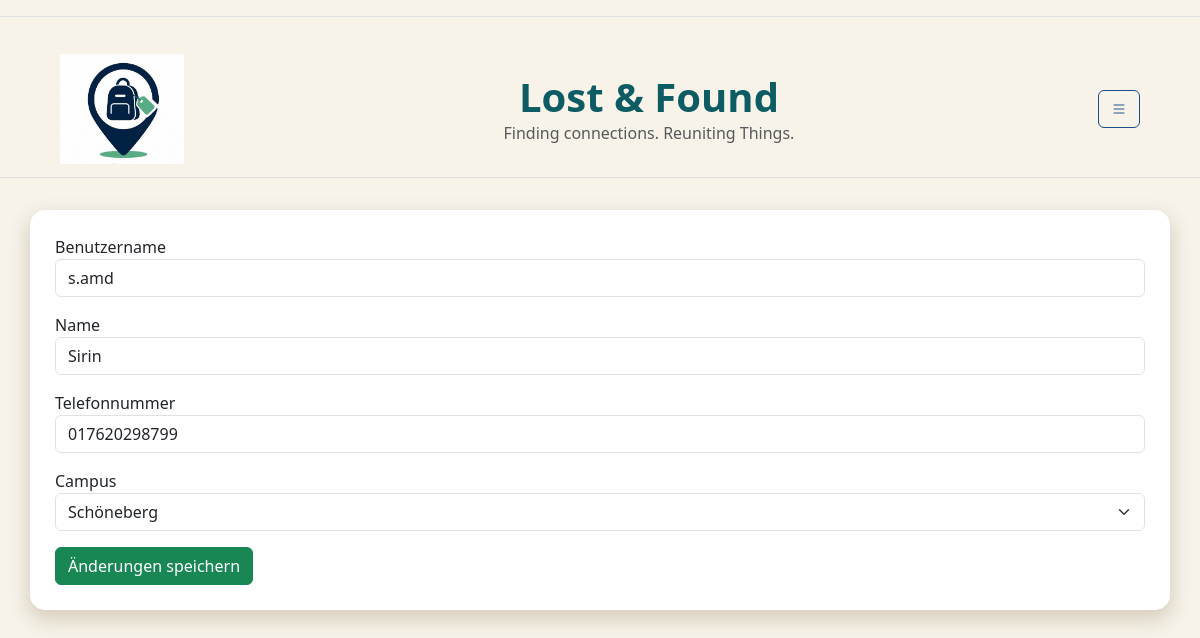
/profile/edit/ (signed in), run on the app's committed database.
### db.py (models this page shows)
class StandardUser(db.Model):
    __tablename__ = "standardUser"
    user_id = db.Column( db.Integer, primary_key=True )
    campus_id = db.Column( db.String, db.ForeignKey("campus.campus_id") )
    name = db.Column( db.String)
    benutzername = db.Column( db.String, unique=True)
    telefonnummer = db.Column(db.String)
    standardtext = db.Column(db.Text)
    passwort = db.Column(db.String,nullable=False)
    hwr_mail = db.Column(db.String, unique=True,nullable=False )
    is_admin = db.Column(db.Boolean, default=False)
    campus = db.relationship("Campus",back_populates="users")
    posts = db.relationship( "Post",back_populates="user")

### app.py (the view, shortened to what this page needs)
@app.route('/profile/edit/', methods=['GET', 'POST'])
def edit_profile():
    if "user_id" not in session:
        flash("Bitte zuerst einloggen!", "warning")
        return redirect(url_for("login"))
    user = db.session.get(
        StandardUser,
        session["user_id"]
    )
    form = forms.EditProfileForm(obj=user)
    return render_template(
        "edit_profile.html",
        form=form
    )

### forms.py
class EditProfileForm(FlaskForm):
    benutzername = StringField( "Benutzername", validators=[InputRequired()])
    name = StringField(
        "Name",
        validators=[InputRequired()]
    )
    telefonnummer = StringField(
        "Telefonnummer"
    )
    campus_id = SelectField(
        "Campus",
        choices=[
            ("Schöneberg", "Schöneberg"),
            ("Lichtenberg", "Lichtenberg"),
            ("Startup Incubator", "Startup Incubator")
        ]
    )
    submit = SubmitField("Änderungen speichern")

### templates/edit_profile.html (shortened to what this page needs)
{%extends "base.html" %}
{% block CONTENT %}
<form method="POST">
     <div class="mb-3">
        {{ form.benutzername.label }}
        {{ form.benutzername(class="form-control") }}
    </div>
    <div class="mb-3">
        {{ form.name.label }}
        {{ form.name(class="form-control") }}
    </div>
    <div class="mb-3">
        {{ form.telefonnummer.label }}
        {{ form.telefonnummer(class="form-control") }}
    </div>
    <div class="mb-3">
        {{ form.campus_id.label }}
        {{ form.campus_id(class="form-select") }}
    </div>
    {{ form.submit(class="btn btn-success") }}
</form>
    {% endblock %}

### static/css/style.css (style rules this page uses)
body { background-color: var(--color-main) !important; }

### static/css/color.css (style rules this page uses)
:root { --color-main: rgb(247, 243, 233); --color-shadow: rgb(215, 205, 190); --color-highlight: rgb(13, 92, 99); --color-accent1: rgb(46, 196, 182); --color-accent2: rgb(29, 78, 137); }

### data on the page
StandardUser: benutzername "s.amd", name "Sirin", telefonnummer "017620298799", campus_id "Schöneberg"
